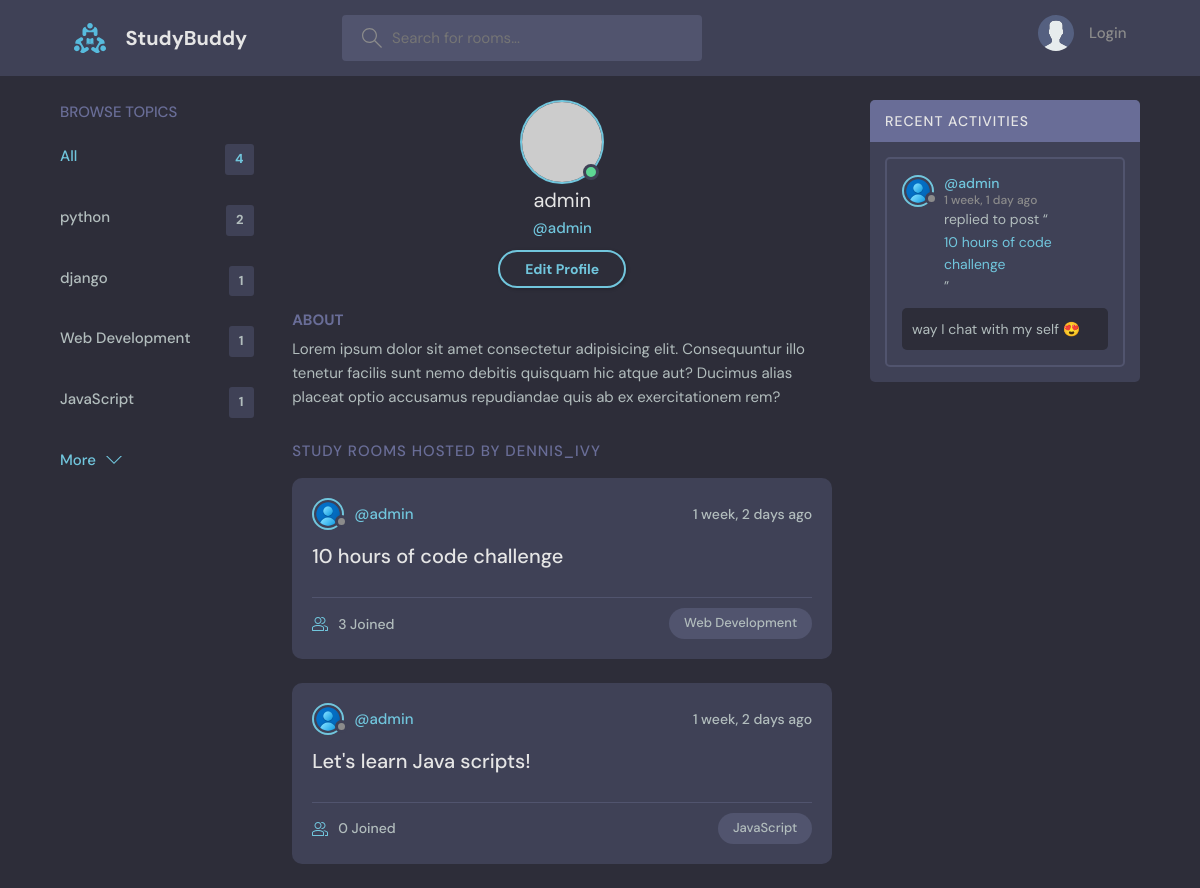
Page /profile/1/ on the committed database.
### base/models.py (models this page shows, shortened)
class Topic(models.Model):
    name = models.CharField(max_length=64)
    def __str__(self):
        return self.name

class Room(models.Model):
    host = models.ForeignKey(
        User, on_delete=models.SET_NULL, null=True)
    topic = models.ForeignKey(
        Topic, on_delete=models.SET_NULL, null=True)
    name = models.CharField(max_length=64)
    decription = models.TextField(null=True, blank=True) # use null for user can be blank this fild
    participants = models.ManyToManyField(
        User, related_name="participants", blank=True)
    updated = models.DateTimeField(auto_now=True) # this ecouls when type your cometns this type time now
    created = models.DateTimeField(auto_now_add=True) # this means take snapshot when text writed
    class Meta:
        ordering = ['-updated', '-created']
    def __str__(self):
        return f"{self.name}"

class Message(models.Model):
    user = models.ForeignKey(
        User, on_delete=models.CASCADE)
    room = models.ForeignKey(
        Room, on_delete=models.CASCADE)
    body = models.TextField()
    updated = models.DateTimeField(auto_now=True)
    created = models.DateTimeField(auto_now_add=True)
    class Meta:
        ordering = ['-updated', '-created']

### base/views.py (the view)
# urls.py: path('profile/<str:pk>/', views.userProfile, name="user-profile"),
def userProfile(request, pk):
    user = User.objects.get(id = pk)
    rooms = user.room_set.all()
    room_messages = user.message_set.all()
    topics = Topic.objects.all()
    return render(request, 'base/profile.html', {
        "user": user,
        "rooms":rooms,
        "room_messages": room_messages,
        "topics": topics
        })

### base/templates/base/profile.html
{% extends 'base/layout.html' %}
{% block body %}
  <main class="profile-page layout layout--3">
    <div class="container">
		  {% include 'base/topics_component.html' %}
      <div class="roomList">
        <div class="profile">
          <div class="profile__avatar">
            <div class="avatar avatar--large active">
              <img src="https://randomuser.me/api/portraits/men/11.jpg" />
            </div>
          </div>
          <div class="profile__info">
            <h3>{{user.username}}</h3>
            <p>@{{user.username}}</p>
            <a href="edit-user.html" class="btn btn--main btn--pill">Edit Profile</a>
          </div>
          <div class="profile__about">
            <h3>About</h3>
            <p>
              Lorem ipsum dolor sit amet consectetur adipisicing elit. Consequuntur illo tenetur
              facilis sunt nemo debitis quisquam hic atque aut? Ducimus alias placeat optio
              accusamus repudiandae quis ab ex exercitationem rem?
            </p>
          </div>
        </div>
        <div class="roomList__header">
          <div>
            <h2>Study Rooms Hosted by dennis_ivy</a>
            </h2>
          </div>
        </div>
		    {% include 'base/feed_component.html' %}
      </div>
		  {% include 'base/activity_component.html' %}
    </div>
  </main>
{% endblock %}

### base/templates/base/topics_component.html
<div class="topics">
    <div class="topics__header">
        <h2>Browse Topics</h2>
    </div>
        <ul class="topics__list">
            <li>
                <a href="{% url 'home' %}" class="active">All <span>{{topics.count}}</span></a>
            </li>
            {% for topic in topics %}
            <li>
                <a href="{% url 'home' %}?q={{ topic.name }}">{{ topic }}<span>{{topic.room_set.all.count}}</span></a>
            </li>
            {% endfor %}
        </ul>
        <a class="btn btn--link" href="topics.html">
        More
        <svg version="1.1" xmlns="http://www.w3.org/2000/svg" width="32" height="32"viewBox="0 0 32 32">
            <title>chevron-down</title>
            <path d="M16 21l-13-13h-3l16 16 16-16h-3l-13 13z"></path>
        </svg>
    </a>
</div>

### base/templates/base/feed_component.html (shortened to what this page needs)
{% for room in rooms %}
<div class="roomListRoom">
    <div class="roomListRoom__header">
        <a href="{% url 'user-profile' room.host.id%}" class="roomListRoom__author">
            <div class="avatar avatar--small">
                <img>
            </div>
            <span>@{{room.host.username}}</span>
        </a>
        <div class="roomListRoom__actions">
            <span>{{room.created|timesince}} ago</span>
        </div>
    </div>
    <div class="roomListRoom__content">
        <a href="{% url 'room' room.id %}">{{room.name}}</a>
    </div>
    <div class="roomListRoom__meta">
        <a href="{% url 'room' room.id %}" class="roomListRoom__joined">
            {{room.participants.all.count}} Joined
        </a>
        <p class="roomListRoom__topic">{{room.topic.name}}</p>
    </div>
</div>
{% endfor %}

### base/templates/base/activity_component.html (shortened to what this page needs)
<div class="activities">
    <div class="activities__header">
        <h2>Recent Activities</h2>
    </div>
    {% for message in room_messages %}
    <div class="activities__box">
        <div class="activities__boxHeader roomListRoom__header">
            <a href="{% url 'user-profile' message.user.id %}" class="roomListRoom__author">
                <div class="avatar avatar--small">
                    <img>
                </div>
                <p>
                    @{{message.user.username}}
                    <span>{{message.created|timesince}} ago</span>
                </p>
            </a>
        </div>
        <div class="activities__boxContent">
            <p>replied to post “<a href="{% url 'room' message.room.id %}">{{message.room}}</a>”</p>
            <div class="activities__boxRoomContent">{{message.body}}</div>
        </div>
    </div>
    {% endfor %}
</div>

### rows in the picture
Topic: name "python", room_set.all.count "2"
Topic: name "django", room_set.all.count "1"
Topic: name "Web Development", room_set.all.count "1"
Topic: name "JavaScript", room_set.all.count "1"
Room: host.username "admin", created "1 week, 2 days", name "10 hours of code challenge", participants.all.count "3", topic.name "Web Development"
Room: host.username "admin", created "1 week, 2 days", name "Let's learn Java scripts!", participants.all.count "0", topic.name "JavaScript"
Message: user.username "admin", created "1 week, 1 day", room "10 hours of code challenge", body "way I chat with my self 😍"

### other values in the picture
{{ topics.count }} "4"
{{ user.username }} "admin"
